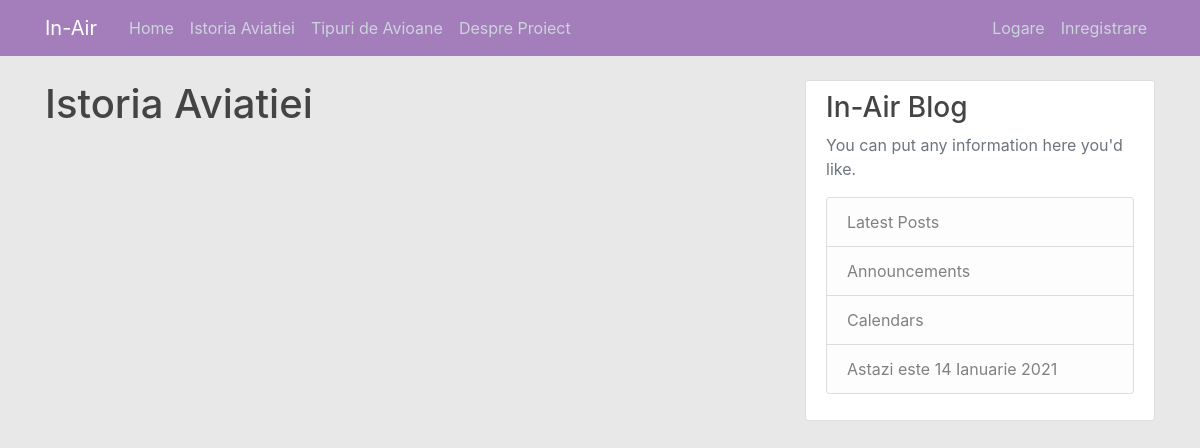
Before: /history/ with the older database file.
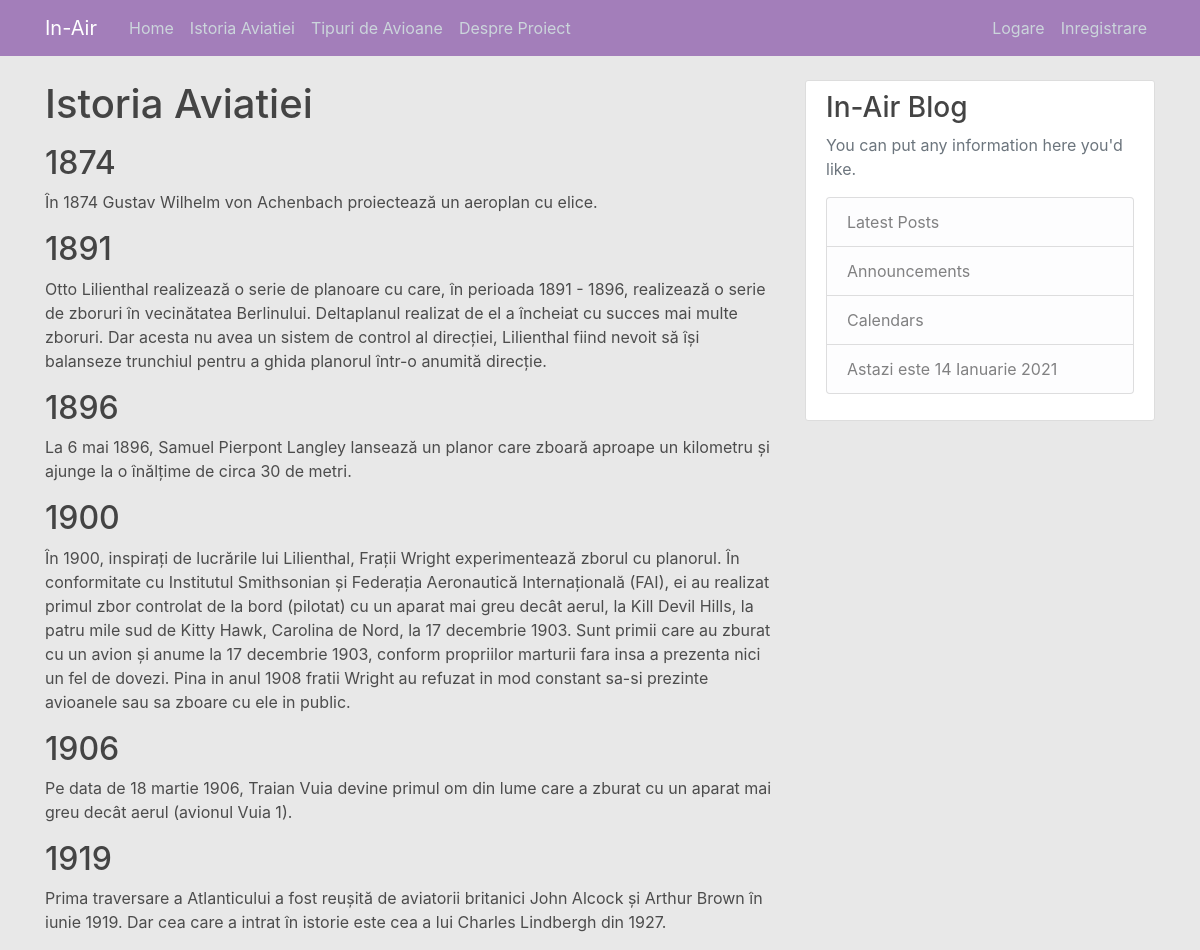
After: the same page with the newer database file.
### blog/models.py (models this page shows, shortened)
class Event(models.Model):
    year = models.CharField(max_length=4)
    content = models.TextField()
    featured_photo = models.ImageField(default='default.jpg', upload_to='featured_images')

### blog/views.py (the view)
# urls.py: path('history/', HistoryListView.as_view(), name='blog-history'),
class HistoryListView(ListView):
    model = Event
    template_name = 'blog/history.html'
    context_object_name = 'events'
    ordering = ['year']

### blog/templates/blog/history.html
{% extends "blog/base.html" %}
{% block content %}
    <h1>Istoria Aviatiei</h1>
    {% for event in events %}
        <div>
            <h2 class="mt-3">{{ event.year }}</h2>
            <p>
               {{ event.content }}
            </p>
    </div>
    {% endfor %}
{% endblock content %}

### blog/templates/blog/base.html (shortened to what this page needs)
{% load static %}
{% load i18n %}
<!DOCTYPE html>
<html>
<head>
    <link rel="stylesheet" href="https://maxcdn.bootstrapcdn.com/bootstrap/4.0.0/css/bootstrap.min.css">
    <link rel="stylesheet" type="text/css" href="{% static 'blog/main.css' %}">
</head>
<body>
    <header class="site-header">
        <nav class="navbar navbar-expand-md navbar-dark bg-steel fixed-top">
            <div class="container">
                {% if user.is_authenticated %}
                    <a class="navbar-brand mr-4" href="{% url 'blog-home' %}">
                        <span class="text-highlight">{{ user.username }}</span> @ Aviation Blog
                    </a>
                {% else %}
                    <a class="navbar-brand mr-4" href="{% url 'blog-home' %}">In-Air</a>
                {% endif %}
                <div class="collapse navbar-collapse" id="navbarToggle">
                    <div class="navbar-nav mr-auto">
                        <a class="nav-item nav-link" href="{% url 'blog-home' %}">Home</a>
                        <a class="nav-item nav-link" href="{% url 'blog-history' %}">Istoria Aviatiei</a>
                        <a class="nav-item nav-link" href="{% url 'blog-planes' %}">Tipuri de Avioane</a>
                        <a class="nav-item nav-link" href="{% url 'blog-about' %}">Despre Proiect</a>
                    </div>
                    <div class="navbar-nav">
                        {% if user.is_authenticated %}
                            <a class="nav-item nav-link" href="{% url 'post-create' %}">Postare Noua</a>
                            <a class="nav-item nav-link" href="{% url 'profile' %}">Profilul Meu</a>
                            <a class="nav-item nav-link" href="{% url 'logout' %}">Delogare</a>
                        {% else %}
                            <a class="nav-item nav-link" href="{% url 'login' %}">Logare</a>
                            <a class="nav-item nav-link" href="{% url 'register' %}">Inregistrare</a>
                        {% endif %}
                    </div>
                </div>
            </div>
        </nav>
    </header>
    <main role="main" class="container">
        <div class="row">
            <div class="col-md-8">
                {% block content %}{% endblock %}
            </div>
            <div class="col-md-4">
                <div class="content-section">
                    {% if user.is_authenticated %}
                        <h3>Bine ai venit pe blog, {{ user.username }}</h3>
                    {% else %}
                        <h3>In-Air Blog</h3>
                    {% endif %}
                    <p class='text-muted'>You can put any information here you'd like.
                    <ul class="list-group">
                        <li class="list-group-item list-group-item-light">Latest Posts</li>
                        <li class="list-group-item list-group-item-light">Announcements</li>
                        <li class="list-group-item list-group-item-light">Calendars</li>
                        <li class="list-group-item list-group-item-light">
                            {% language 'ro' %}
                            Astazi este {% now "j F Y" %}
                            {% endlanguage %}
                        </li>
                    </ul>
                    </p>
                </div>
            </div>
        </div>
    </main>
</body>
</html>

### blog/static/blog/main.css (style rules this page uses)
html { min-height: 100%; }
body { background: #e8e8e8; background: #e8e8e8; background-size: cover; background-position: center; background-repeat: no-repeat; color: #4c4c4c; margin-top: 5rem; }
h1, h2, h3, h4, h5, h6 { color: #444444; }
ul { margin: 0; }
.bg-steel { background-color: #a37eba; }
.site-header .navbar-nav .nav-link { color: #cbd5db; }
.content-section { background: #ffffff; padding: 10px 20px; border: 1px solid #dddddd; border-radius: 3px; margin-bottom: 20px; }

Changed rows visible on the page:
added Event: year "1874", content "În 1874 Gustav Wilhelm von Achenbach proiectează un aeroplan cu elice."
added Event: year "1891", content "Otto Lilienthal realizează o serie de planoare cu care, în perioada 1891 - 1896, realizează o serie de zboruri în vecinătatea Berlinului. Deltaplanul realizat de el a încheiat cu succes mai multe zboruri. Dar acesta nu avea un sistem de control al direcției, Lilienthal fiind nevoit să își balanseze trunchiul pentru a ghida planorul într-o anumită direcție."
added Event: year "1896", content "La 6 mai 1896, Samuel Pierpont Langley lansează un planor care zboară aproape un kilometru și ajunge la o înălțime de circa 30 de metri."
added Event: year "1900", content "În 1900, inspirați de lucrările lui Lilienthal, Frații Wright experimentează zborul cu planorul. În conformitate cu Institutul Smithsonian și Federația Aeronautică Internațională (FAI), ei au realizat primul zbor controlat de la bord (pilotat) cu un aparat mai greu decât aerul, la Kill Devil Hills, la patru mile sud de Kitty Hawk, Carolina de Nord, la 17 decembrie 1903. Sunt primii care au zburat cu un avion și anume la 17 decembrie 1903, conform propriilor marturii fara insa a prezenta nici un fel de dovezi. Pina in anul 1908 fratii Wright au refuzat in mod constant sa-si prezinte avioanele sau sa zboare cu ele in public."
added Event: year "1906", content "Pe data de 18 martie 1906, Traian Vuia devine primul om din lume care a zburat cu un aparat mai greu decât aerul (avionul Vuia 1)."
added Event: year "1919", content "Prima traversare a Atlanticului a fost reușită de aviatorii britanici John Alcock și Arthur Brown în iunie 1919. Dar cea care a intrat în istorie este cea a lui Charles Lindbergh din 1927."
